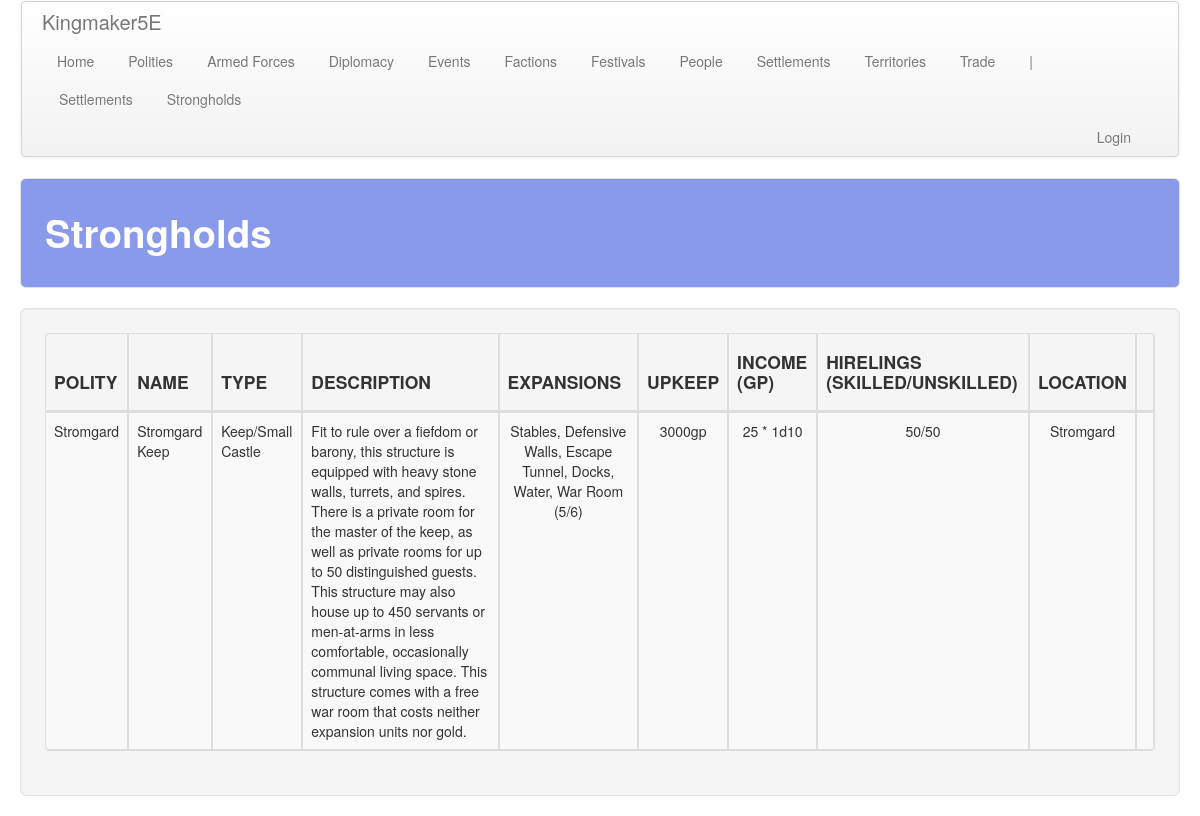
The app's page /settlements/strongholds, older data.
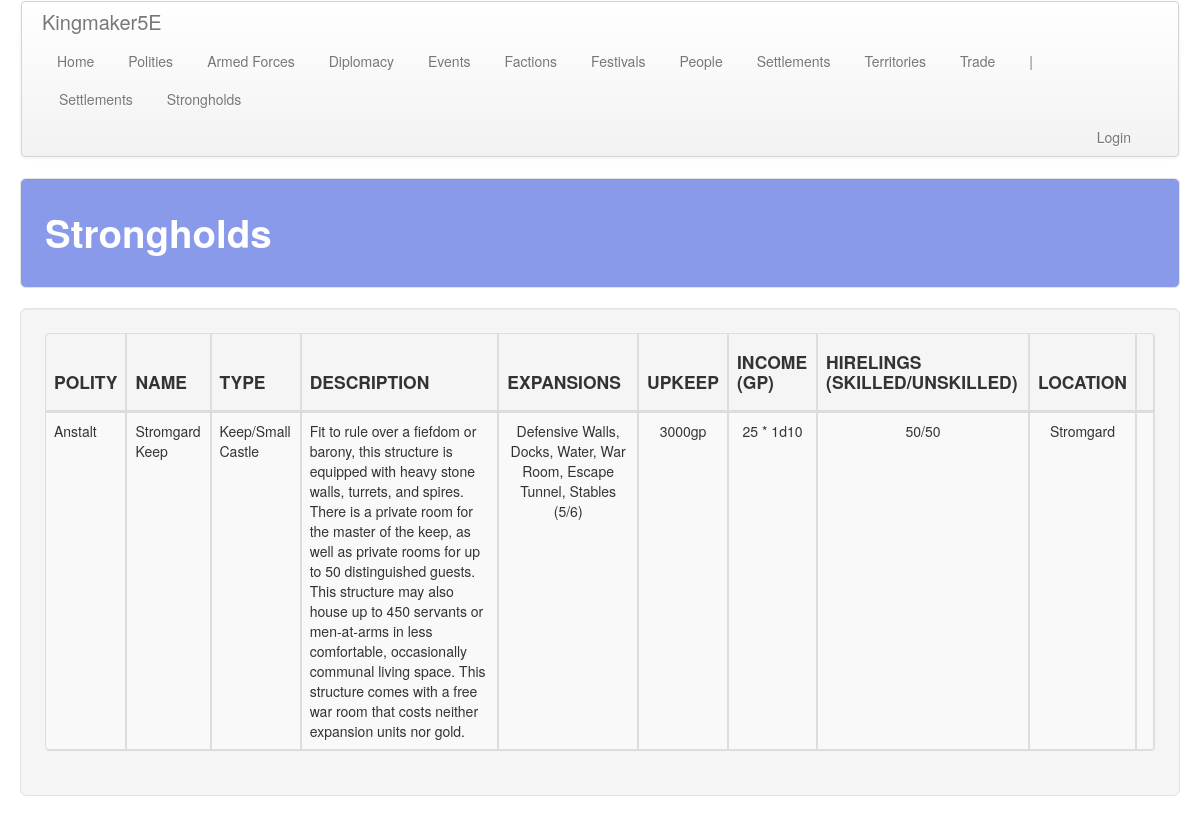
The same page, newer data.
### settlements/models.py (models this page shows, shortened)
class Stronghold(models.Model):
    polity = models.ForeignKey(
        'polity.Polity', on_delete=models.CASCADE, default=1,
        related_name='stronghold', related_query_name='stronghold',
    )
    custom_name = models.CharField(max_length=default_max_length, null=True, blank=True)
    type = models.ForeignKey(
        StrongholdType, on_delete=models.CASCADE,
        related_name='stronghold', related_query_name='stronghold',
    )
    building = models.ForeignKey(
        Building, on_delete=models.CASCADE,
        related_name='stronghold', related_query_name='stronghold',
        null=True, blank=True,
    )
    territory = models.ForeignKey(
        'territory.Territory', on_delete=models.CASCADE,
        related_name='stronghold', related_query_name='stronghold',
        null=True, blank=True,
    )

class Building(models.Model):
    settlement = models.ForeignKey(
        Settlement, on_delete=models.CASCADE,
        related_name='building', related_query_name='building',
    )
    name = models.CharField(max_length=default_max_length, blank=True, null=True)
    type = models.ForeignKey(
        BuildingType, on_delete=models.CASCADE,
        related_name='building', related_query_name='building',
    )
    lots = models.IntegerField(default=None, null=True, blank=True)
    enhancements = models.ManyToManyField(
        BuildingEnhancement, related_name='building', related_query_name='building', blank=True,
    )
    deity = models.ForeignKey(
        Deity, on_delete=models.CASCADE,
        related_name='building', related_query_name='building',
        null=True, blank=True,
    )
    endowment = models.BooleanField(default=False)
    free_endowment = models.BooleanField(default=False)

class StrongholdType(models.Model):
    name = models.CharField(max_length=default_max_length)
    desc = models.TextField(blank=True)
    expansion_slots = models.IntegerField(default=1)
    cost = models.IntegerField(default=5000)
    construction_time = models.IntegerField(default=1)
    upkeep = models.IntegerField(default=0)
    hirelings_skilled = models.IntegerField(default=0)
    hirelings_unskilled = models.IntegerField(default=0)

class Settlement(models.Model):
    territory = models.ForeignKey(
        'territory.Territory', on_delete=models.CASCADE,
        related_name='settlement', related_query_name='settlement'
    )
    name = models.CharField(max_length=default_max_length)
    districts = models.IntegerField(default=1)
    capital = models.BooleanField(default=False)

### polity/models.py (models this page shows, shortened)
class Polity(models.Model):
    name = models.CharField(max_length=default_max_length)
    government = models.ForeignKey(
        Government, on_delete=models.CASCADE,
        related_name='polity', related_query_name='polity')
    alignment_lc = models.ForeignKey(
        AlignmentLC, on_delete=models.CASCADE,
        related_name='polity', related_query_name='polity')
    alignment_ge = models.ForeignKey(
        AlignmentGE, on_delete=models.CASCADE,
        related_name='polity', related_query_name='polity')
    treasury = models.IntegerField(default=0)
    unrest = models.IntegerField(default=0)
    fame = models.IntegerField(default=0)
    infamy = models.IntegerField(default=0)
    desc = models.TextField(default="", blank=True)
    tax_edict = models.ForeignKey(
        'core.TaxEdict', on_delete=models.CASCADE,
        related_name='polity', related_query_name='polity')
    promotion_edict = models.ForeignKey(
        'core.PromotionEdict', on_delete=models.CASCADE,
        related_name='polity', related_query_name='polity')
    holiday_edict = models.ForeignKey(
        'core.HolidayEdict', on_delete=models.CASCADE,
        related_name='polity', related_query_name='polity')
    recruitment_edict = models.ForeignKey(
        'core.RecruitmentEdict', on_delete=models.CASCADE,
        related_name='polity', related_query_name='polity')
    ruler_attribute_1 = models.ForeignKey(
        Attribute, on_delete=models.CASCADE, null=True, blank=True,
        related_name='polity_ruler_1', related_query_name='polity_ruler_1')
    ruler_attribute_2 = models.ForeignKey(
        Attribute, on_delete=models.CASCADE, null=True, blank=True,
        related_name='polity_ruler_2', related_query_name='polity_ruler_2')
    ruler_attribute_3 = models.ForeignKey(
        Attribute, on_delete=models.CASCADE, null=True, blank=True,
        related_name='polity_ruler_3', related_query_name='polity_ruler_3')
    spymaster_attribute = models.ForeignKey(
        Attribute, on_delete=models.CASCADE, null=True, blank=True,
        related_name='polity_spymaster', related_query_name='polity_spymaster')

### settlements/views.py (the view)
# urls.py: path('strongholds', views.strongholds, name='strongholds'),
def strongholds(request):
    return show_all_items(
        request, app_name, c_obj, c_plural, sort='polity__name',
        get_details=get_stronghold_details,
    )

### common/settlements.py (called while the page is built)
def get_stronghold_details(stronghold):
    if stronghold.custom_name is not None:
        stronghold.name = stronghold.custom_name
    elif stronghold.building is not None:
        stronghold.name = stronghold.building.name
    else:
        stronghold.name = "Unnamed"
    expansions = stronghold.expansion.all()
    expansions_s = []
    stronghold.total_expansions = 0
    stronghold.upkeep = stronghold.type.upkeep
    stronghold.income = []
    for expansion in expansions:
        get_expansion_details(expansion)
        expansions_s.append(expansion.type.name)
        stronghold.total_expansions += expansion.slots
        if expansion.income is not None: stronghold.income.append(expansion.income)
    stronghold.expansions_summary = ', '.join(expansions_s)
    return {}

### settlements/templates/settlements/strongholds.html (shortened to what this page needs)
<!DOCTYPE html>
{% extends 'settlements/base.html' %}
{% load staticfiles %}
{% block table_header %}
    <th><h4>POLITY</h4></th>
    <th><h4>NAME</h4></th>
    <th><h4>TYPE</h4></th>
    <th><h4>DESCRIPTION</h4></th>
    <th><h4>EXPANSIONS</h4></th>
    <th><h4>UPKEEP</h4></th>
    <th><h4>INCOME (GP)</h4></th>
    <th><h4>HIRELINGS (SKILLED/UNSKILLED)</h4></th>
    <th><h4>LOCATION</h4></th>
    <th><h4></h4></th>
{% endblock %}
{% block table_body %}
    {% for stronghold in strongholds %}
        <tr class="clickable-object" style="cursor: pointer;" data-href="{% url 'settlements:expansions' stronghold_id=stronghold.pk %}">
            <td>{{ stronghold.polity.name }}</td>
            <td>
                {% if stronghold.custom_name is not None %}
                    {{ stronghold.custom_name }}
                {% elif stronghold.building is not None %}
                    {{ stronghold.building.name }}
                {% else %}
                    Unnamed
                {% endif %}
            </td>
            <td>{{ stronghold.type.name }}</td>
            <td>{{ stronghold.type.desc }}</td>
            <td style="text-align: center;">
                {{ stronghold.expansions_summary }}
                ({{ stronghold.total_expansions }}/{{ stronghold.type.expansion_slots }})
            </td>
            <td style="text-align: center;">{{ stronghold.type.upkeep }}gp</td>
            <td style="text-align: center;">{{ stronghold.income|join:", " }} </td>
            <td style="text-align: center;">
                {{ stronghold.type.hirelings_skilled }}/{{ stronghold.type.hirelings_unskilled }}
            </td>
            <td style="text-align: center;">
                {% if stronghold.building is not None %}
                    {{ stronghold.building.settlement.name }}
                {% elif stronghold.territory is not None %}
                    {{ stronghold.territory.name }}
                {% else %}
                    Unknown
                {% endif %}
            </td>
            <td>
            </td>
        </tr>
    {% endfor %}
{% endblock %}

Row changes from the older to the newer data that the page shows:
removed Stronghold: polity.name "Stromgard", building.name "Stromgard Keep", type.name "Keep/Small Castle", type.desc "Fit to rule over a fiefdom or barony, this structure is equipped with heavy stone walls, turrets, and spires. There is a private room for the master of the keep, as well as private rooms for up to 50 distinguished guests. This structure may also house up to 450 servants or men-at-arms in less comfortable, occasionally communal living space. This structure comes with a free war room that costs neither expansion units nor gold.", expansions_summary "Stables, Defensive Walls, Escape Tunnel, Docks, Water, War Room", total_expansions "5", type.expansion_slots "6", type.upkeep "3000", income "25 * 1d10", type.hirelings_skilled "50", type.hirelings_unskilled "50", building.settlement.name "Stromgard"
added Stronghold: polity.name "Anstalt", building.name "Stromgard Keep", type.name "Keep/Small Castle", type.desc "Fit to rule over a fiefdom or barony, this structure is equipped with heavy stone walls, turrets, and spires. There is a private room for the master of the keep, as well as private rooms for up to 50 distinguished guests. This structure may also house up to 450 servants or men-at-arms in less comfortable, occasionally communal living space. This structure comes with a free war room that costs neither expansion units nor gold.", expansions_summary "Defensive Walls, Docks, Water, War Room, Escape Tunnel, Stables", total_expansions "5", type.expansion_slots "6", type.upkeep "3000", income "25 * 1d10", type.hirelings_skilled "50", type.hirelings_unskilled "50", building.settlement.name "Stromgard"
